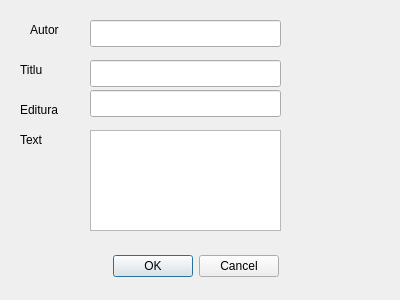
<?xml version="1.0" encoding="UTF-8"?>
<ui version="4.0">
 <class>Dialog</class>
 <widget class="QDialog" name="Dialog">
  <property name="geometry">
   <rect>
    <x>0</x>
    <y>0</y>
    <width>400</width>
    <height>300</height>
   </rect>
  </property>
  <property name="windowTitle">
   <string>Dialog</string>
  </property>
  <widget class="QDialogButtonBox" name="buttonBox">
   <property name="geometry">
    <rect>
     <x>10</x>
     <y>250</y>
     <width>371</width>
     <height>32</height>
    </rect>
   </property>
   <property name="orientation">
    <enum>Qt::Horizontal</enum>
   </property>
   <property name="standardButtons">
    <set>QDialogButtonBox::Cancel|QDialogButtonBox::Ok</set>
   </property>
   <property name="centerButtons">
    <bool>true</bool>
   </property>
  </widget>
  <widget class="QLabel" name="label">
   <property name="geometry">
    <rect>
     <x>30</x>
     <y>20</y>
     <width>66</width>
     <height>19</height>
    </rect>
   </property>
   <property name="text">
    <string>Autor</string>
   </property>
  </widget>
  <widget class="QLabel" name="label_2">
   <property name="geometry">
    <rect>
     <x>20</x>
     <y>60</y>
     <width>71</width>
     <height>20</height>
    </rect>
   </property>
   <property name="text">
    <string>Titlu</string>
   </property>
  </widget>
  <widget class="QLabel" name="label_3">
   <property name="geometry">
    <rect>
     <x>20</x>
     <y>100</y>
     <width>66</width>
     <height>19</height>
    </rect>
   </property>
   <property name="text">
    <string>Editura</string>
   </property>
  </widget>
  <widget class="QLabel" name="label_4">
   <property name="geometry">
    <rect>
     <x>20</x>
     <y>130</y>
     <width>66</width>
     <height>19</height>
    </rect>
   </property>
   <property name="text">
    <string>Text</string>
   </property>
  </widget>
  <widget class="QLineEdit" name="autor">
   <property name="geometry">
    <rect>
     <x>90</x>
     <y>20</y>
     <width>191</width>
     <height>27</height>
    </rect>
   </property>
  </widget>
  <widget class="QLineEdit" name="titlu">
   <property name="geometry">
    <rect>
     <x>90</x>
     <y>60</y>
     <width>191</width>
     <height>27</height>
    </rect>
   </property>
  </widget>
  <widget class="QLineEdit" name="editura">
   <property name="geometry">
    <rect>
     <x>90</x>
     <y>90</y>
     <width>191</width>
     <height>27</height>
    </rect>
   </property>
  </widget>
  <widget class="QTextEdit" name="text">
   <property name="geometry">
    <rect>
     <x>90</x>
     <y>130</y>
     <width>191</width>
     <height>101</height>
    </rect>
   </property>
  </widget>
 </widget>
 <resources/>
 <connections>
  <connection>
   <sender>buttonBox</sender>
   <signal>accepted()</signal>
   <receiver>Dialog</receiver>
   <slot>accept()</slot>
   <hints>
    <hint type="sourcelabel">
     <x>248</x>
     <y>254</y>
    </hint>
    <hint type="destinationlabel">
     <x>157</x>
     <y>274</y>
    </hint>
   </hints>
  </connection>
  <connection>
   <sender>buttonBox</sender>
   <signal>rejected()</signal>
   <receiver>Dialog</receiver>
   <slot>reject()</slot>
   <hints>
    <hint type="sourcelabel">
     <x>316</x>
     <y>260</y>
    </hint>
    <hint type="destinationlabel">
     <x>286</x>
     <y>274</y>
    </hint>
   </hints>
  </connection>
 </connections>
</ui>
